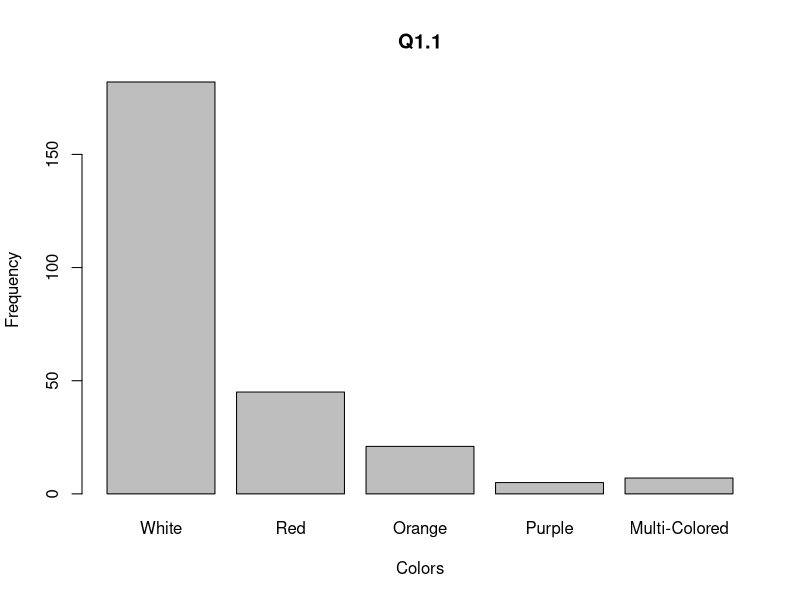
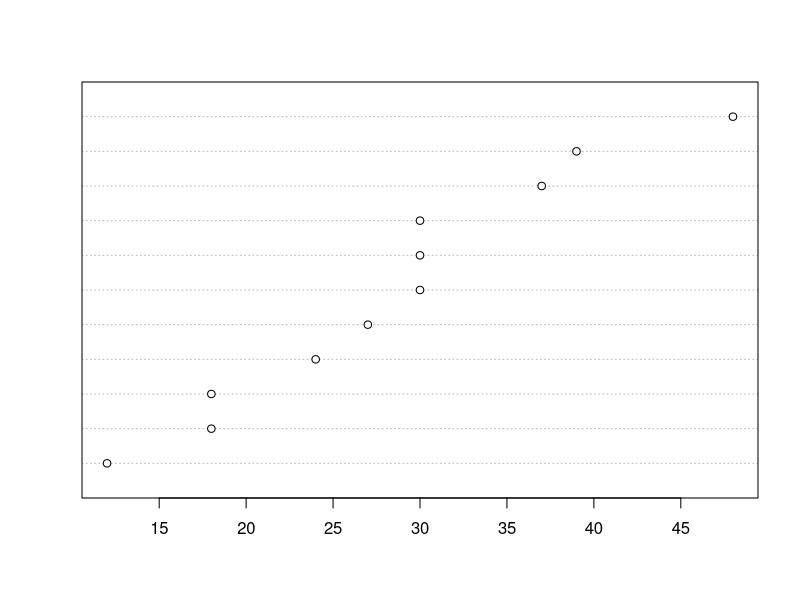

R code for these plots, in order:
#Q1.1
a <- c(182,45,21,5,7)
labels <- c("White", "Red","Orange","Purple","Multi-Colored")

png(file="./output/hw03/q1_1.png")

barplot(a, xlab="Colors", ylab="Frequency", names.arg=labels, main="Q1.1")


#1.2
b <- c(12,18,18,24,27,30,30,30,37,39,48)

png(file="./output/hw03/q1_2.png")

dotchart(b)
dev.off()

#1.3
x <- c("D","D","D","D","N","N","N","N","N","N","N","N","N","N","N","N","N", "Y","Y","Y","Y","Y","Y","Y","Y","Y","Y","Y","Y","Y","Y","Y","Y","Y","Y","Y","Y","Y","Y","Y")

table(x)